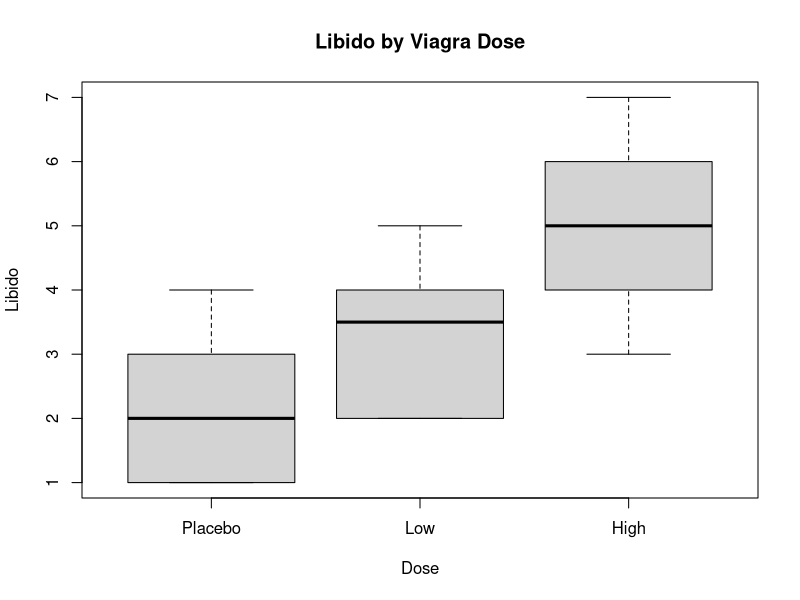
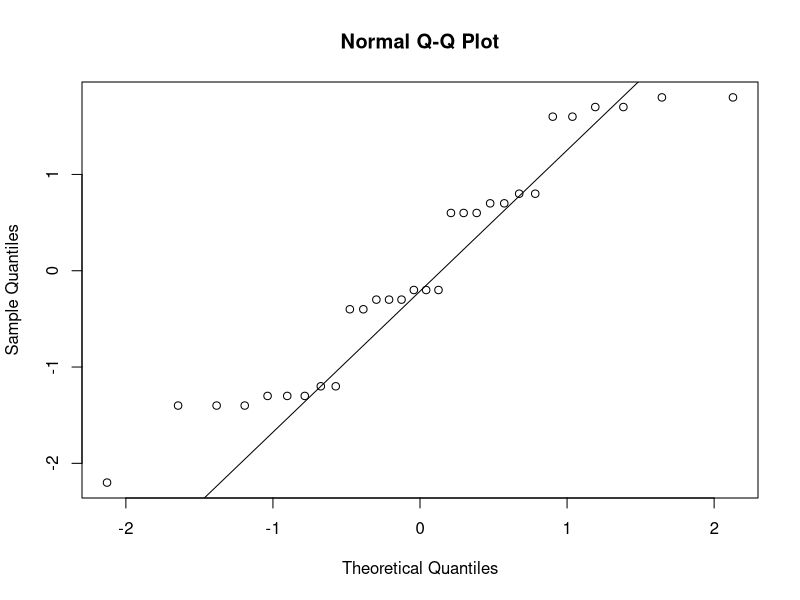

Source code (R) for these figures, in order:
## ---- chunk 1
knitr::opts_chunk$set(echo = TRUE, message = FALSE, warning = FALSE)
## ---- chunk 2
# A minimal "inspection" template
inspect_data <- function(df) {
  cat("---- STRUCTURE ----\n")
  print(str(df))
  cat("\n---- SUMMARY ----\n")
  print(summary(df))
  cat("\n---- MISSING VALUES ----\n")
  print(colSums(is.na(df)))
}

# Example on a built-in dataset:
inspect_data(mtcars)
## ---- chunk 3
viagra <- data.frame(
  Dose = factor(rep(c("Placebo", "Low", "High"), each = 10),
                levels = c("Placebo", "Low", "High")),
  Libido = c(
    # Placebo
    3,2,1,1,4,2,3,1,2,4,
    # Low
    5,2,4,2,3,4,5,3,4,2,
    # High
    7,4,5,3,6,5,6,4,7,5
  )
)

inspect_data(viagra)
aggregate(Libido ~ Dose, viagra, mean)
## ---- chunk 4
m_oneway <- aov(Libido ~ Dose, data = viagra)
summary(m_oneway)
## ---- chunk 5
boxplot(Libido ~ Dose, data = viagra, main = "Libido by Viagra Dose",
        xlab = "Dose", ylab = "Libido")
## ---- chunk 6
shapiro.test(residuals(m_oneway))
qqnorm(residuals(m_oneway)); qqline(residuals(m_oneway))
## ---- chunk 7
# If not installed, run: install.packages("car")
library(car)
leveneTest(Libido ~ Dose, data = viagra)
## ---- chunk 8
oneway.test(Libido ~ Dose, data = viagra, var.equal = FALSE)
## ---- chunk 9
viagra_c <- viagra
# Contrast 1: Placebo vs (Low+High)  -> (-2, +1, +1)
# Contrast 2: Low vs High           -> (0, -1, +1)
contrasts(viagra_c$Dose) <- cbind(
  Placebo_vs_Treated = c(-2, 1, 1),
  Low_vs_High        = c(0, -1, 1)
)

m_contrast <- aov(Libido ~ Dose, data = viagra_c)
summary(m_contrast)
## ---- chunk 10
# install.packages("emmeans")
library(emmeans)

emm <- emmeans(m_oneway, ~ Dose)
emm

# Planned comparisons:
contrast(emm, list(
  Placebo_vs_Treated = c(-2, 1, 1),
  Low_vs_High        = c(0, -1, 1)
))
## ---- chunk 11
pairwise.t.test(viagra$Libido, viagra$Dose, p.adjust.method = "bonferroni")
pairwise.t.test(viagra$Libido, viagra$Dose, p.adjust.method = "holm")
## ---- chunk 12
TukeyHSD(m_oneway)
## ---- chunk 13
set.seed(1)
rm_data <- expand.grid(
  Subject   = factor(1:18),
  Condition = factor(c("A", "B", "C"), levels = c("A", "B", "C"))
)

# Simulate a pattern: B > A, C highest
rm_data$Score <- with(rm_data,
  rnorm(nrow(rm_data),
        mean = ifelse(Condition == "A", 50,
               ifelse(Condition == "B", 55, 60)),
        sd = 6)
)

head(rm_data)
## ---- chunk 14
m_rm <- aov(Score ~ Condition + Error(Subject/Condition), data = rm_data)
summary(m_rm)
## ---- chunk 15
rm_wide <- reshape(rm_data, timevar = "Condition", idvar = "Subject", direction = "wide")
head(rm_wide)

friedman.test(as.matrix(rm_wide[, c("Score.A", "Score.B", "Score.C")]))
## ---- chunk 16
pairwise.wilcox.test(rm_data$Score, rm_data$Condition, paired = TRUE, p.adjust.method = "bonferroni")
